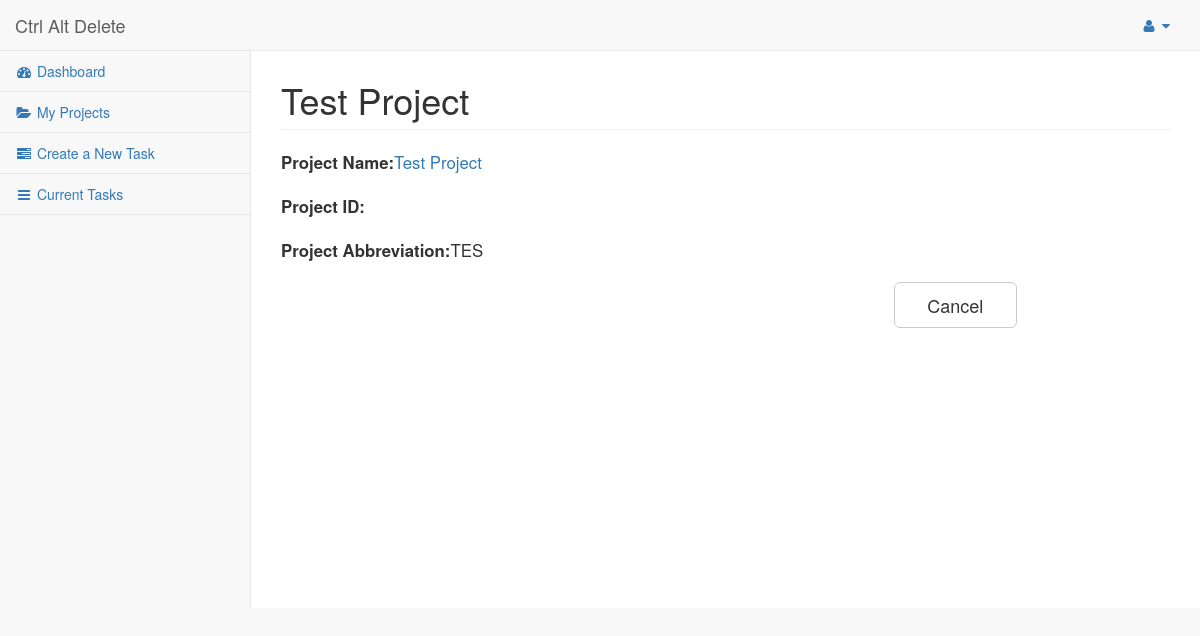
The page /pages/viewProjectDetails.php?title=Test Project (signed in) on the database as committed earlier.
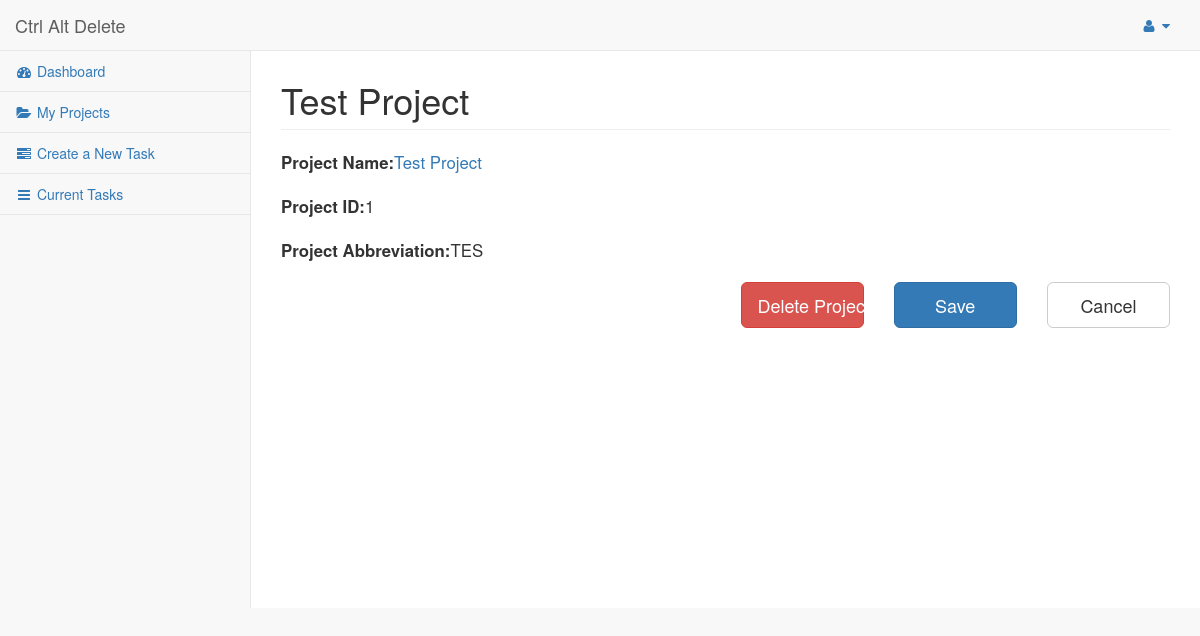
The same page on the database as committed later.
### tables this page shows
CREATE TABLE `projects` (
  `projectID` int(11) NOT NULL,
  `projectName` varchar(45) NOT NULL,
  `projectStart` date NOT NULL,
  `projectDescription` varchar(2000) NOT NULL,
  `projectKey` varchar(32) NOT NULL
);

### pages/viewProjectDetails.php (the view, shortened to what this page needs)
<!DOCTYPE html>
<html lang="en">
<head>
    <link href="../vendor/bootstrap/css/bootstrap.min.css" rel="stylesheet">
    <link href="../vendor/metisMenu/metisMenu.min.css" rel="stylesheet">
    <link href="../dist/css/sb-admin-2.css" rel="stylesheet">
    <link href="../vendor/morrisjs/morris.css" rel="stylesheet">
    <link href="../vendor/font-awesome/css/font-awesome.min.css" rel="stylesheet" type="text/css">
    <link href="../customcss/custom.css" rel="stylesheet">
</head>
<body>
    <div id="wrapper">
        <nav class="navbar navbar-default navbar-static-top fixedtop" role="navigation" style="margin-bottom: 0">
            <div class="navbar-header">
                <a class="navbar-brand" href="index.php">Ctrl Alt Delete</a>
            </div>
            <ul class="nav navbar-top-links navbar-right">
                <li class="dropdown">
                    <a class="dropdown-toggle" data-toggle="dropdown" href="#">
                        <i class="fa fa-user fa-fw"></i> <i class="fa fa-caret-down"></i>
                    </a>
                </li>
            </ul>
            <div class="navbar-default sidebar fixed" role="navigation">
                <div class="sidebar-nav navbar-collapse">
                    <ul class="nav" id="side-menu">
                        <li>
                            <a href="index.php"><i class="fa fa-dashboard fa-fw"></i> Dashboard</a>
                        </li>
                        <li>
                            <a href="myProject.php"><i class="fa fa-folder-open fa-fw"></i> My Projects</a>
                        </li>
                        <li>
                            <a href="createTask.php"><i class="fa fa-tasks fa-fw"></i> Create a New Task</a>
                        </li>
                        <li>
                            <a href="currentTask.php"><i class="fa fa-bars fa-fw"></i> Current Tasks</a>
                        </li>
                    </ul>
                </div>
            </div>
        </nav>
        <br/>
        <br/>
        <div id="page-wrapper">
            <div class="row">
                <div class="col-lg-12">
        <?php
                    $pname = $_GET['title'];
                    echo "<h1 class='page-header'>$pname</h1>";
                echo "</div>";
            echo "</div>";
            echo "<form style='font-size:120%;'>";
                $abb = strtoupper(substr($pname, 0, 3));
                $user = $_SESSION['username'];
                $connection = mysqli_connect("localhost", "root", "", "cen4020");
                $results = mysqli_query($connection, "SELECT projectID FROM projects WHERE projectName='$pname'");
                while($rows = mysqli_fetch_row($results))
                {
                    $testpid = $rows[0];
                    $userinproj = mysqli_query($connection, "SELECT permissions FROM belongto WHERE username='$user' AND projectID=$testpid");
                    if(mysqli_num_rows($userinproj) != 0)
                    {
                        $pid = $testpid;
                        $permrow = mysqli_fetch_row($userinproj);
                        $perm = $permrow[0];
                    }
                }
                echo "<div class='form-group'>";
                echo "<label for='projectName'>Project Name:</label>";
                echo "<a href='viewProject.php?var=$pname'>$pname</a>";
                echo "</div>";
                echo "<div class='form-group'>";
                    echo "<label for='projectID'>Project ID: </label>";
                    echo "$pid";
                echo "</div>";
                echo "<div class='form-group'>";
                    echo "<label for='abbreviation'>Project Abbreviation:</label>";
                    echo "$abb";
                echo "</div>";
                ?>
            </form>
            <div class="row">
            <?php
                 if ($perm != 0)
                 {
                    echo "<div class='col-sm-offset-6 col-sm-2'>";
                        echo "<a class='btn btn-lg btn-danger btn-block' type = 'submit' href='changeproject.php?pid=$pid'>Delete Project</a>";
                    echo "</div>";
                    echo "<div class='col-sm-2'>";
                        echo "<a class='btn btn-lg btn-primary btn-block' type = 'submit' href='viewProject.php'>Save</a>";
                    echo "</div>";
                        echo "<div class='col-sm-2'>";
                        echo "<a class='btn btn-lg btn-default btn-block' type = 'submit' href='viewProject.php?var=$pname'>Cancel</a>";
                    echo "</div>";
                 }
                 else
                 {
                     echo "<div class='col-sm-offset-8 col-sm-2'>";
                     echo "<a class='btn btn-lg btn-default btn-block' type = 'submit' href='viewProject.php?var=$pname'>Cancel</a>";
                 }
            ?>
            </div>
        </div>
    </div>
</body>
</html>

Rows that differ between the two databases and show on the page:
added projects: projectID "1"
Other text that changed with them:
text now shown: "Delete Project Save"
